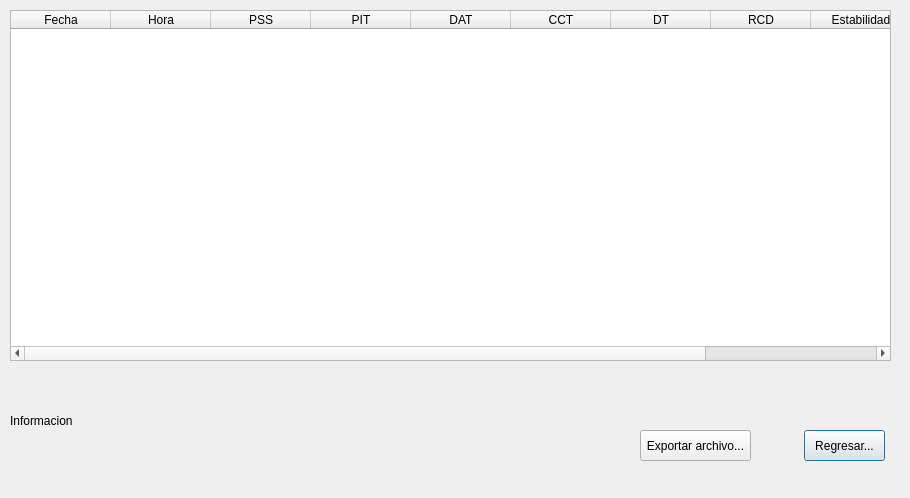
<?xml version="1.0" encoding="UTF-8"?>
<ui version="4.0">
 <class>TablaFrenteDialog</class>
 <widget class="QDialog" name="TablaFrenteDialog">
  <property name="geometry">
   <rect>
    <x>0</x>
    <y>0</y>
    <width>910</width>
    <height>498</height>
   </rect>
  </property>
  <property name="windowTitle">
   <string>Frente</string>
  </property>
  <widget class="QTableWidget" name="historialTW">
   <property name="geometry">
    <rect>
     <x>10</x>
     <y>10</y>
     <width>881</width>
     <height>351</height>
    </rect>
   </property>
   <column>
    <property name="text">
     <string>Fecha</string>
    </property>
   </column>
   <column>
    <property name="text">
     <string>Hora</string>
    </property>
   </column>
   <column>
    <property name="text">
     <string>PSS</string>
    </property>
   </column>
   <column>
    <property name="text">
     <string>PIT</string>
    </property>
   </column>
   <column>
    <property name="text">
     <string>DAT</string>
    </property>
   </column>
   <column>
    <property name="text">
     <string>CCT</string>
    </property>
   </column>
   <column>
    <property name="text">
     <string>DT</string>
    </property>
   </column>
   <column>
    <property name="text">
     <string>RCD</string>
    </property>
   </column>
   <column>
    <property name="text">
     <string>Estabilidad</string>
    </property>
   </column>
   <column>
    <property name="text">
     <string>Alerta</string>
    </property>
   </column>
  </widget>
  <widget class="QPushButton" name="regresarPB">
   <property name="geometry">
    <rect>
     <x>804</x>
     <y>430</y>
     <width>81</width>
     <height>31</height>
    </rect>
   </property>
   <property name="text">
    <string>Regresar...</string>
   </property>
  </widget>
  <widget class="QLabel" name="informacionLabel">
   <property name="geometry">
    <rect>
     <x>10</x>
     <y>370</y>
     <width>281</width>
     <height>101</height>
    </rect>
   </property>
   <property name="text">
    <string>Informacion</string>
   </property>
  </widget>
  <widget class="QPushButton" name="exportarPB">
   <property name="geometry">
    <rect>
     <x>640</x>
     <y>430</y>
     <width>111</width>
     <height>31</height>
    </rect>
   </property>
   <property name="text">
    <string>Exportar archivo...</string>
   </property>
  </widget>
 </widget>
 <resources/>
 <connections/>
</ui>
